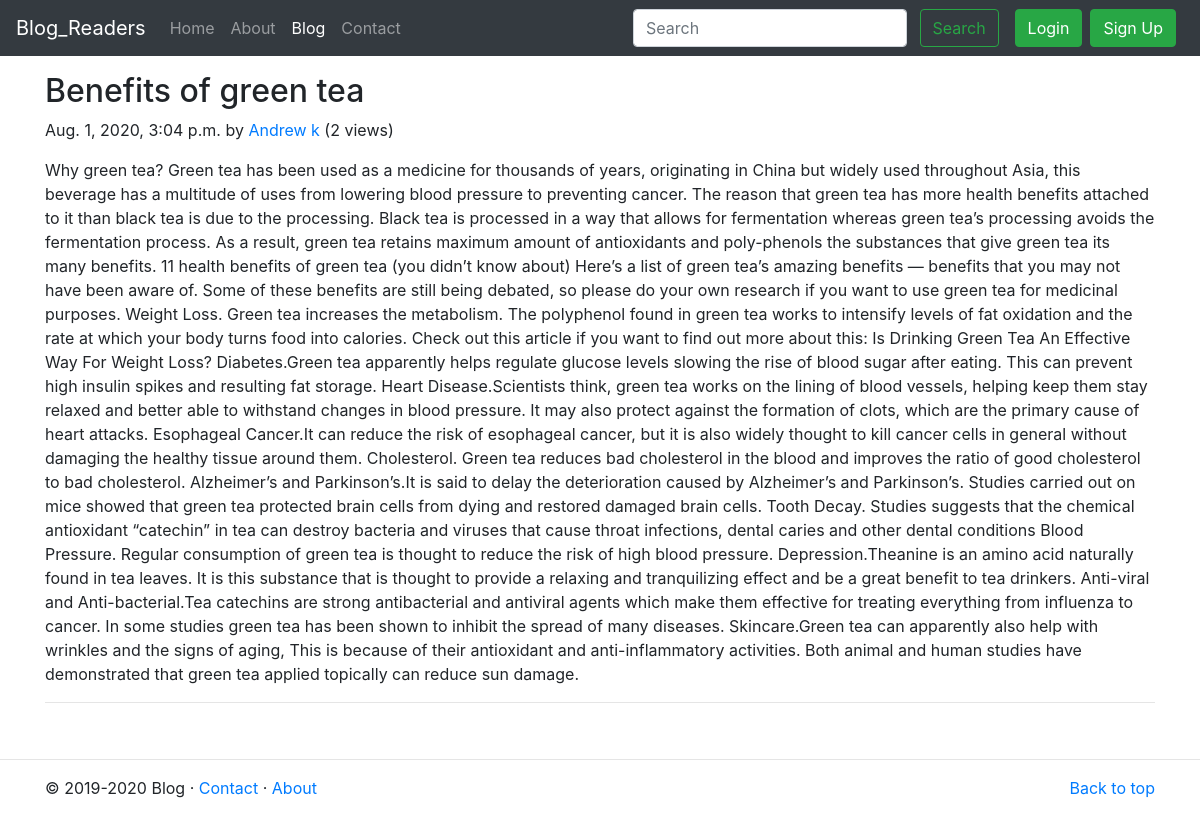
Screenshot of /blog/green-tea-benefits-healthy-tips with the database file from the repository.
### blog/models.py (models this page shows, shortened)
class Post(models.Model):
    sno =models.AutoField(primary_key=True)
    title=models.CharField(max_length=100)
    author=models.CharField(max_length=15)
    content=models.TextField()
    slug=models.CharField(max_length=100)
    views =models.IntegerField(default=0)
    timeStamp=models.DateTimeField(blank=True)

### blog/views.py (the view)
# urls.py: path('<str:slug>',views.blogPost,name='blogPost')
def blogPost(request,slug):
    post = Post.objects.filter(slug=slug).first()
    post.views = post.views + 1
    post.save()
    context={'post':post}
    return render(request,'blog/blogPost.html',context)

### templates/blog/blogPost.html (shortened to what this page needs)
{% extends 'base.html' %}
{% block blogactive %}active{% endblock %}
{% block body %}
<div class="container my-3">
    <h2 class="blog-post-title">{{post.title}}</h2>
    <p class="blog-post-meta">{{post.timeStamp}} by <a href="#">{{post.author}}</a>  (<span>{{post.views}}</span> views)</p>
    <p>{{post.content}}</p>
    <hr>
  </div>
{% endblock %}

### rows the page displays
Post: title "Benefits of green tea", timeStamp "Aug. 1, 2020, 3:04 p.m.", author "Andrew k", views "2", content "Why green tea? Green tea has been used as a medicine for thousands of years, originating in China but widely used throughout Asia, this beverage has a multitude of uses from lowering blood pressure to preventing cancer. The reason that green tea has more health benefits attached to it than black tea is due to the processing. Black tea is processed in a way that allows for fermentation whereas green tea’s processing avoids the fermentation process. As a result, green tea retains maximum amount of antioxidants and poly-phenols the substances that give green tea its many benefits. 11 health benefits of green tea (you didn’t know about) Here’s a list of green tea’s amazing benefits — benefits…"
